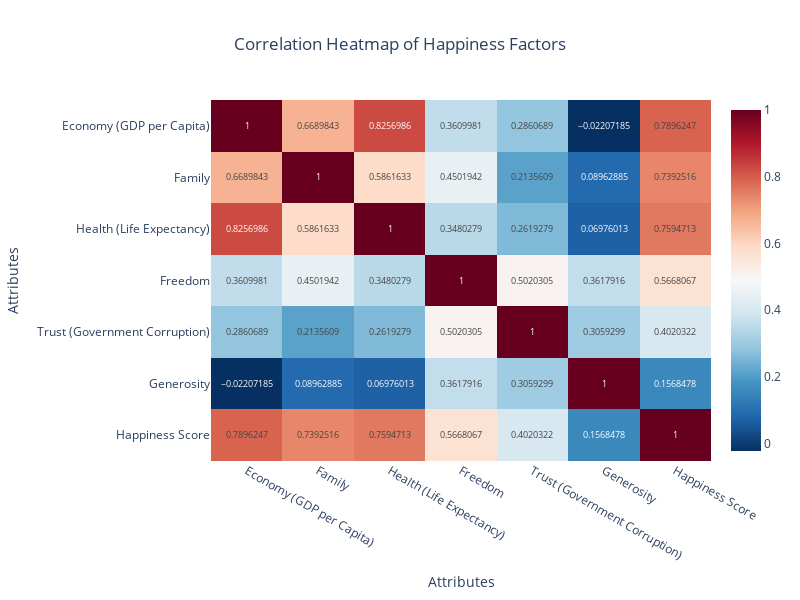

Here is the notebook cell this chart was saved with:
### Markdown cell above
Write a python code that performs the following actions:
    1. Create a sub-dataset including Economy (GDP per Capita), Family, Health (Life Expectancy), Freedom, Trust (Government Corruption), Generosity, and Happiness Score attributes from the dataframe (df).
    2. Find the correlation between the attributes in the subdataset as a heatmap named fig2 using Plotly of width 800 and height 600.

### Code cell
import plotly.express as px

# Task 1: Create a sub-dataset with specified attributes
sub_dataset = df[['Economy (GDP per Capita)', 'Family', 'Health (Life Expectancy)', 
                  'Freedom', 'Trust (Government Corruption)', 'Generosity', 'Happiness Score']]

# Task 2: Calculate correlation matrix and create heatmap
correlation_matrix = sub_dataset.corr()

# Create heatmap using Plotly
fig2 = px.imshow(correlation_matrix,
                 text_auto=True,
                 aspect="auto",
                 color_continuous_scale='RdBu_r',
                 title='Correlation Heatmap of Happiness Factors',
                 width=800,
                 height=600)

# Update layout for better visualization
fig2.update_layout(
    title_x=0.5,
    xaxis_title="Attributes",
    yaxis_title="Attributes"
)

# Show the plot
fig2.show()

# Display correlation matrix for verification
print("Correlation Matrix:")
print(correlation_matrix.round(3))

### Figure 1 — Plotly figure (JSON) as saved in the notebook; plotly's stock layout.template omitted (floating-point values rounded to 4 significant figures)
{"data": [{"coloraxis": "coloraxis", "hovertemplate": "x: %{x}<br>y: %{y}<br>color: %{z}<extra></extra>", "name": "0", "texttemplate": "%{z}", "type": "heatmap", "x": ["Economy (GDP per Capita)", "Family", "Health (Life Expectancy)", "Freedom", "Trust (Government Corruption)", "Generosity", "Happiness Score"], "xaxis": "x", "y": ["Economy (GDP per Capita)", "Family", "Health (Life Expectancy)", "Freedom", "Trust (Government Corruption)", "Generosity", "Happiness Score"], "yaxis": "y", "z": [[1.0, 0.669, 0.8257, 0.361, 0.2861, -0.02207, 0.7896], [0.669, 1.0, 0.5862, 0.4502, 0.2136, 0.08963, 0.7393], [0.8257, 0.5862, 1.0, 0.348, 0.2619, 0.06976, 0.7595], [0.361, 0.4502, 0.348, 1.0, 0.502, 0.3618, 0.5668], [0.2861, 0.2136, 0.2619, 0.502, 1.0, 0.3059, 0.402], [-0.02207, 0.08963, 0.06976, 0.3618, 0.3059, 1.0, 0.1568], [0.7896, 0.7393, 0.7595, 0.5668, 0.402, 0.1568, 1.0]]}], "layout": {"coloraxis": {"colorscale": [[0, "rgb(5,48,97)"], [0.1, "rgb(33,102,172)"], [0.2, "rgb(67,147,195)"], [0.3, "rgb(146,197,222)"], [0.4, "rgb(209,229,240)"], [0.5, "rgb(247,247,247)"], [0.6, "rgb(253,219,199)"], [0.7, "rgb(244,165,130)"], [0.8, "rgb(214,96,77)"], [0.9, "rgb(178,24,43)"], [1, "rgb(103,0,31)"]]}, "height": 600, "title": {"text": "Correlation Heatmap of Happiness Factors", "x": 0.5}, "width": 800, "xaxis": {"anchor": "y", "domain": [0, 1], "title": {"text": "Attributes"}}, "yaxis": {"anchor": "x", "autorange": "reversed", "domain": [0, 1], "title": {"text": "Attributes"}}}}
